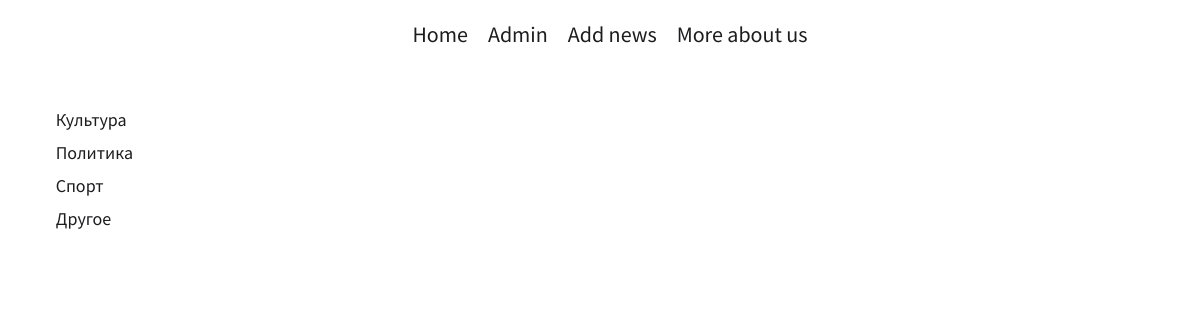
Before: / with the older database file.
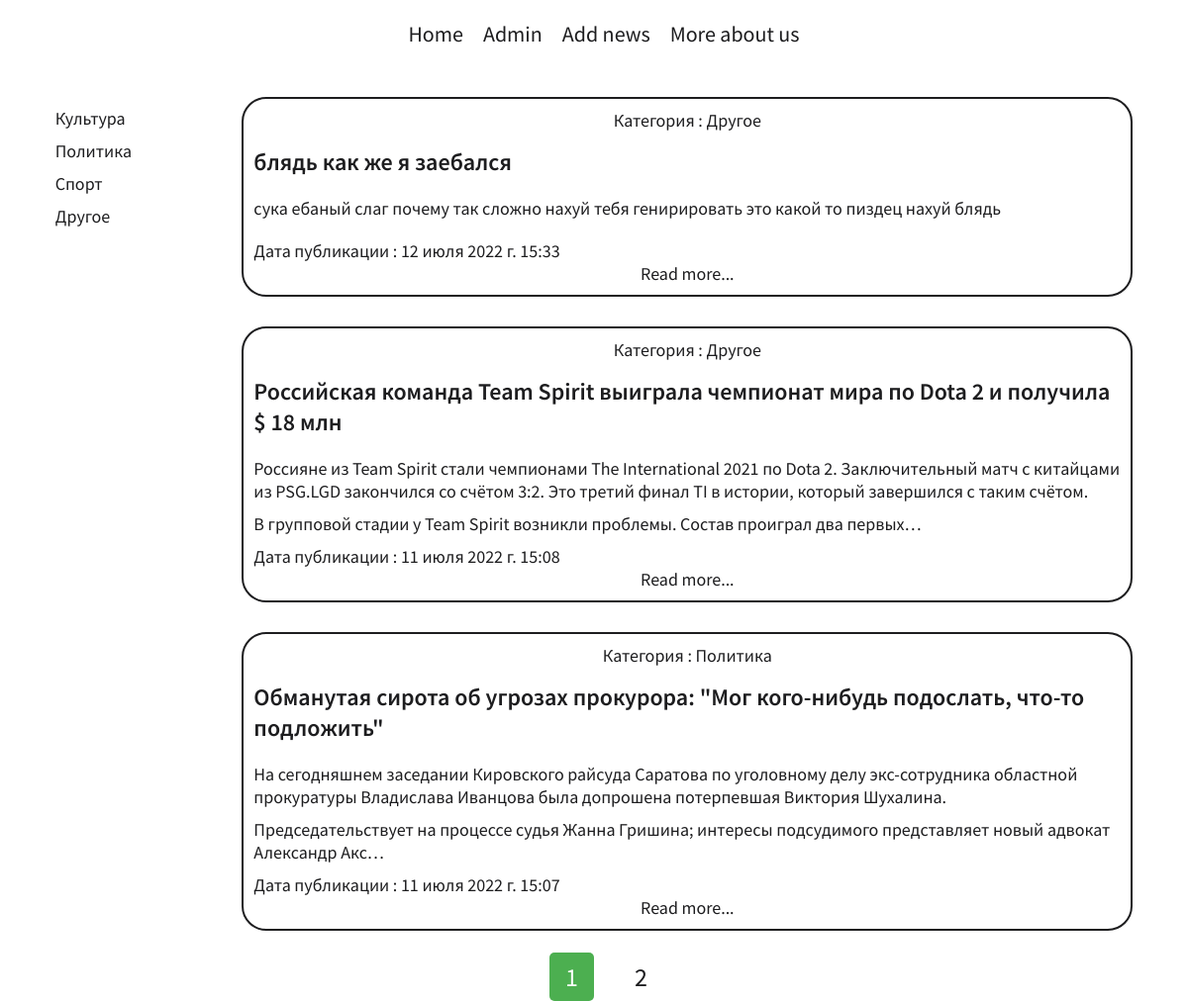
After: the same page with the newer database file.
### news/models.py (models this page shows, shortened)
class Category(models.Model):
    title = models.CharField(max_length=150, verbose_name='Категория')
    def get_absolute_url(self):
        return reverse('category' , kwargs={"category_id" : self.pk})
    def __str__(self) :
        return self.title
    class Meta() :
        verbose_name = 'Категория'
        verbose_name_plural = 'Категории'

class News(models.Model):
    title = models.CharField(max_length=150, verbose_name='Название')
    content = models.TextField(blank=True , verbose_name='Содержимое')
    created_at = models.DateTimeField(auto_now_add=True,verbose_name='Дата')
    slug = models.SlugField(verbose_name='Slug' , unique=True)
    category = models.ForeignKey('Category' , on_delete= models.CASCADE , verbose_name='Категория')
    is_published = models.BooleanField(verbose_name='Опубликовано' , default=False)
    def get_absolute_url(self):
        return reverse('view_news' , kwargs={"slug" : self.slug})
    class Meta() :
        verbose_name = 'Новость'
        verbose_name_plural = 'Новости'
        ordering = ['-created_at']

### news/views.py (the view)
# urls.py: path('', HomeNews.as_view() , name='home') ,
class HomeNews(ListView):
    model = News
    template_name = 'news/index.html'
    context_object_name = 'news'
    paginate_by = 3
    def get_context_data(self, **kwargs) :
        context =  super().get_context_data(**kwargs)
        return context
    def get_queryset(self) :
        return News.objects.filter(is_published = True)

### news/templatetags/news_tags.py (called while the page is built)
@register.simple_tag()
def get_categories():
    return Category.objects.all()

### templates/news/index.html (shortened to what this page needs)
{% load static %}
<!DOCTYPE html>
<html lang="en">
<head>
    <link rel="stylesheet" href="{% static 'news/css/style.css' %}">
    <link rel="stylesheet" href="{% static 'news/css/fonts.css' %}">
    {% block links %}
    <link rel="stylesheet" href="{% static 'news/css/paginations.css' %}">
    {% endblock %}
</head>
<body>
    {% block header %}
    {% include 'news/includes/_header.html' %}
    {% endblock %}
    <div class="cont">
        {% block sidebar %}
        {% include 'news/includes/_sidebar.html' %}
        {% endblock %}
        {% block content %}
        <div class="main_cards">
            {% for item in news%}
            <div class="card">
                <a class="cardCategory" href="{{ item.category.get_absolute_url }}"> Категория : {{ item.category }}</a>
                <h2> {{item.title}} </h2>
                <p> {{ item.content|linebreaks|truncatechars:300 }} </p>
                <p> Дата публикации : {{ item.created_at }} </p>
                <a href="{{ item.get_absolute_url }}">Read more...</a>
            </div>
            {% endfor %}
        </div>
        {% endblock %}
    </div>
    {% block pagination %}
        {% if page_obj.paginator.num_pages > 1 %}
        <div class="pagination">
            <div class="card_pagination current_page">
                <a href="">{{ page_obj.number }}</a>
            </div>
            {% if page_obj.has_next %}
                <div class="card_pagination next_page">
                    <a href="?page={{ page_obj.next_page_number }}"> {{ page_obj.next_page_number }}</a>
                </div>
            {% endif %}
        </div>
        {% endif %}
    {% endblock %}
</body>
</html>

### templates/news/includes/_header.html
<div class="header">
    <a href="{% url 'home' %}" >Home</a>
    <a href="/admin" target="_blank">Admin</a>
    <a href="{% url 'add_news' %}" >Add news</a>
    <a href="{% url 'home' %}" >More about us</a>
</div>

### templates/news/includes/_sidebar.html
{% load news_tags %}
<div class="nav">
    {% get_categories as categories %}
    {% for item in categories %}
    <a href="{{ item.get_absolute_url }}" > {{ item.title }}</a>
    {% endfor %}
</div>

### static/news/css/style.css (style rules this page uses)
h1,h2,p,body { margin: 0px; padding: 0px; }
.header { display: flex; padding-top: 20px; flex-direction: row; justify-content: center; padding-bottom: 50px; }
.header a { padding-left : 20px; font-size: 22px; font-family: "SourceRegular"; color : #1D1D1F; text-decoration: none; }
.cont { display: flex; justify-content: space-around; }
.main_cards { width: 900px; }
.card { margin-bottom: 30px; padding: 10px; border: 2px solid #1D1D1F; border-radius: 25px; }
.card p { padding-top: 10px; font-family: "SourceRegular"; font-size: 18px; color : #1D1D1F; }
.card a { font-family: "SourceRegular"; font-size: 18px; color : #1D1D1F; text-decoration: none; display: flex; justify-content: center; }
.card h2 { font-family: "SourceSemiBold"; font-size: 24px; padding-top: 15px; color : #1D1D1F; }
.nav { display: flex; flex-direction: column; }
.nav a { padding-top: 10px; font-family: "SourceRegular"; font-size: 18px; color : #1D1D1F; text-decoration: none; }

### static/news/css/paginations.css (style rules this page uses)
.pagination { display: flex; justify-content: center; font-family: "SourceRegular"; color : #1D1D1F; font-size: 26px; padding: 0; margin: 0; }
.card_pagination { margin-left: 25px; }
.card_pagination a { font-family: "SourceRegular"; color : #1D1D1F; padding: 8px 16px; text-decoration: none; border-radius: 5px; }
.current_page a { background-color: #4CAF50; color: white; border-radius: 5px; }

Changed rows visible on the page:
added News: category "Другое", title "блядь как же я заебался", content "сука ебаный слаг почему так сложно нахуй тебя генирировать это какой то пиздец нахуй блядь", created_at "12 июля 2022 г. 15:33"
now on this page (row edited): News: category "Другое", title "Российская команда Team Spirit выиграла чемпионат мира по Dota 2 и получила $ 18 млн", content "Россияне из Team Spirit стали чемпионами The International 2021 по Dota 2. Заключительный матч с китайцами из PSG.LGD закончился со счётом 3:2. Это третий финал TI в истории, который завершился с таким счётом. В групповой стадии у Team Spirit возникли проблемы. Состав проиграл два первых…", created_at "11 июля 2022 г. 15:08"
now on this page (row edited): News: category "Политика", title "Обманутая сирота об угрозах прокурора: \"Мог кого-нибудь подослать, что-то подложить\"", content "На сегодняшнем заседании Кировского райсуда Саратова по уголовному делу экс-сотрудника областной прокуратуры Владислава Иванцова была допрошена потерпевшая Виктория Шухалина. Председательствует на процессе судья Жанна Гришина; интересы подсудимого представляет новый адвокат Александр Акс…", created_at "11 июля 2022 г. 15:07"
Other visible differences:
{{ page_obj.number }}: (not shown) → "1"
{{ page_obj.next_page_number }}: (not shown) → "2"
